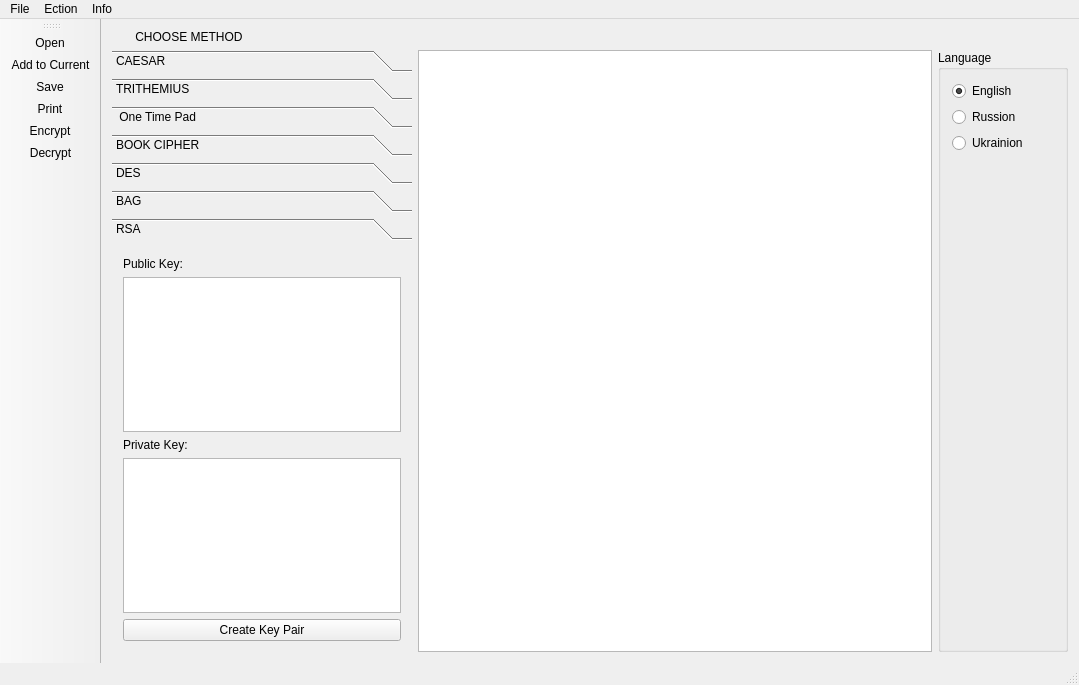
<?xml version="1.0" encoding="UTF-8"?>
<ui version="4.0">
 <class>MainWindow</class>
 <widget class="QMainWindow" name="MainWindow">
  <property name="geometry">
   <rect>
    <x>0</x>
    <y>0</y>
    <width>1079</width>
    <height>685</height>
   </rect>
  </property>
  <property name="windowTitle">
   <string>MainWindow</string>
  </property>
  <widget class="QWidget" name="centralWidget">
   <layout class="QGridLayout" name="gridLayout">
    <item row="1" column="1">
     <widget class="QTextEdit" name="main_textEdit"/>
    </item>
    <item row="0" column="0">
     <widget class="QLabel" name="label">
      <property name="text">
       <string>       CHOOSE METHOD</string>
      </property>
     </widget>
    </item>
    <item row="1" column="2">
     <widget class="QGroupBox" name="groupBox">
      <property name="maximumSize">
       <size>
        <width>130</width>
        <height>16777215</height>
       </size>
      </property>
      <property name="title">
       <string>Language</string>
      </property>
      <layout class="QVBoxLayout" name="verticalLayout">
       <item>
        <widget class="QRadioButton" name="En_radioButton">
         <property name="text">
          <string>English</string>
         </property>
         <property name="checked">
          <bool>true</bool>
         </property>
        </widget>
       </item>
       <item>
        <widget class="QRadioButton" name="Ru_radioButton">
         <property name="text">
          <string>Russion</string>
         </property>
        </widget>
       </item>
       <item>
        <widget class="QRadioButton" name="Uk_radioButton">
         <property name="text">
          <string>Ukrainion</string>
         </property>
        </widget>
       </item>
       <item>
        <spacer name="verticalSpacer_5">
         <property name="orientation">
          <enum>Qt::Vertical</enum>
         </property>
         <property name="sizeHint" stdset="0">
          <size>
           <width>20</width>
           <height>40</height>
          </size>
         </property>
        </spacer>
       </item>
       <item>
        <widget class="QLabel" name="label_10">
         <property name="minimumSize">
          <size>
           <width>110</width>
           <height>159</height>
          </size>
         </property>
         <property name="maximumSize">
          <size>
           <width>110</width>
           <height>159</height>
          </size>
         </property>
         <property name="styleSheet">
          <string notr="true">image: url(:/img/img/Caesar.png);</string>
         </property>
         <property name="text">
          <string/>
         </property>
        </widget>
       </item>
      </layout>
     </widget>
    </item>
    <item row="1" column="0">
     <widget class="QToolBox" name="tool_box">
      <property name="maximumSize">
       <size>
        <width>300</width>
        <height>16777215</height>
       </size>
      </property>
      <property name="currentIndex">
       <number>6</number>
      </property>
      <widget class="QWidget" name="caesar_page">
       <property name="geometry">
        <rect>
         <x>0</x>
         <y>0</y>
         <width>300</width>
         <height>380</height>
        </rect>
       </property>
       <attribute name="label">
        <string>CAESAR</string>
       </attribute>
       <layout class="QGridLayout" name="gridLayout_3">
        <item row="0" column="0">
         <widget class="QLabel" name="label_2">
          <property name="text">
           <string>                   Key</string>
          </property>
         </widget>
        </item>
        <item row="1" column="0">
         <widget class="QSpinBox" name="caesar_spinBox">
          <property name="maximum">
           <number>1000000</number>
          </property>
          <property name="value">
           <number>1</number>
          </property>
         </widget>
        </item>
        <item row="2" column="0">
         <spacer name="verticalSpacer">
          <property name="orientation">
           <enum>Qt::Vertical</enum>
          </property>
          <property name="sizeHint" stdset="0">
           <size>
            <width>20</width>
            <height>40</height>
           </size>
          </property>
         </spacer>
        </item>
       </layout>
      </widget>
      <widget class="QWidget" name="trithemius_page">
       <property name="geometry">
        <rect>
         <x>0</x>
         <y>0</y>
         <width>300</width>
         <height>380</height>
        </rect>
       </property>
       <attribute name="label">
        <string>TRITHEMIUS</string>
       </attribute>
       <layout class="QGridLayout" name="gridLayout_2">
        <item row="0" column="0">
         <widget class="QToolBox" name="toolBox_2">
          <property name="currentIndex">
           <number>2</number>
          </property>
          <widget class="QWidget" name="trit_linear_page">
           <property name="geometry">
            <rect>
             <x>0</x>
             <y>0</y>
             <width>141</width>
             <height>107</height>
            </rect>
           </property>
           <attribute name="label">
            <string>linear equation</string>
           </attribute>
           <layout class="QGridLayout" name="gridLayout_4">
            <item row="0" column="2">
             <widget class="QLabel" name="label_5">
              <property name="text">
               <string>      key = Ax + B</string>
              </property>
             </widget>
            </item>
            <item row="2" column="0">
             <widget class="QLabel" name="label_4">
              <property name="maximumSize">
               <size>
                <width>15</width>
                <height>16777215</height>
               </size>
              </property>
              <property name="text">
               <string>B:</string>
              </property>
             </widget>
            </item>
            <item row="2" column="2">
             <widget class="QSpinBox" name="trit_linear_b_spinBox">
              <property name="minimum">
               <number>-1000000</number>
              </property>
              <property name="maximum">
               <number>1000000</number>
              </property>
              <property name="value">
               <number>1</number>
              </property>
             </widget>
            </item>
            <item row="1" column="0">
             <widget class="QLabel" name="label_3">
              <property name="minimumSize">
               <size>
                <width>0</width>
                <height>0</height>
               </size>
              </property>
              <property name="maximumSize">
               <size>
                <width>15</width>
                <height>16777215</height>
               </size>
              </property>
              <property name="text">
               <string>A:</string>
              </property>
             </widget>
            </item>
            <item row="1" column="2">
             <widget class="QSpinBox" name="trit_linear_a_spinBox">
              <property name="minimum">
               <number>-1000000</number>
              </property>
              <property name="maximum">
               <number>1000000</number>
              </property>
              <property name="value">
               <number>1</number>
              </property>
             </widget>
            </item>
            <item row="3" column="2">
             <spacer name="verticalSpacer_2">
              <property name="orientation">
               <enum>Qt::Vertical</enum>
              </property>
              <property name="sizeHint" stdset="0">
               <size>
                <width>20</width>
                <height>40</height>
               </size>
              </property>
             </spacer>
            </item>
           </layout>
          </widget>
          <widget class="QWidget" name="trit_non_linear_equation_page">
           <property name="geometry">
            <rect>
             <x>0</x>
             <y>0</y>
             <width>156</width>
             <height>140</height>
            </rect>
           </property>
           <attribute name="label">
            <string>non linear equation</string>
           </attribute>
           <layout class="QGridLayout" name="gridLayout_5">
            <item row="2" column="0">
             <widget class="QLabel" name="label_7">
              <property name="maximumSize">
               <size>
                <width>15</width>
                <height>16777215</height>
               </size>
              </property>
              <property name="text">
               <string>B:</string>
              </property>
             </widget>
            </item>
            <item row="3" column="0">
             <widget class="QLabel" name="label_8">
              <property name="maximumSize">
               <size>
                <width>15</width>
                <height>16777215</height>
               </size>
              </property>
              <property name="text">
               <string>C:</string>
              </property>
             </widget>
            </item>
            <item row="3" column="2">
             <widget class="QSpinBox" name="trit_non_linear_c_spinBox">
              <property name="minimum">
               <number>-1000000</number>
              </property>
              <property name="maximum">
               <number>1000000</number>
              </property>
              <property name="value">
               <number>1</number>
              </property>
             </widget>
            </item>
            <item row="1" column="0">
             <widget class="QLabel" name="label_6">
              <property name="maximumSize">
               <size>
                <width>15</width>
                <height>16777215</height>
               </size>
              </property>
              <property name="text">
               <string>A:</string>
              </property>
             </widget>
            </item>
            <item row="1" column="2">
             <widget class="QSpinBox" name="trit_non_linear_a_spinBox">
              <property name="minimum">
               <number>-1000000</number>
              </property>
              <property name="maximum">
               <number>1000000</number>
              </property>
              <property name="value">
               <number>1</number>
              </property>
             </widget>
            </item>
            <item row="0" column="2">
             <widget class="QLabel" name="label_9">
              <property name="text">
               <string>key = Ax^2+Bx+C</string>
              </property>
             </widget>
            </item>
            <item row="2" column="2">
             <widget class="QSpinBox" name="trit_non_linear_b_spinBox">
              <property name="minimum">
               <number>-1000000</number>
              </property>
              <property name="maximum">
               <number>1000000</number>
              </property>
              <property name="value">
               <number>1</number>
              </property>
             </widget>
            </item>
            <item row="4" column="2">
             <spacer name="verticalSpacer_3">
              <property name="orientation">
               <enum>Qt::Vertical</enum>
              </property>
              <property name="sizeHint" stdset="0">
               <size>
                <width>20</width>
                <height>40</height>
               </size>
              </property>
             </spacer>
            </item>
           </layout>
          </widget>
          <widget class="QWidget" name="slogan_page">
           <property name="geometry">
            <rect>
             <x>0</x>
             <y>0</y>
             <width>282</width>
             <height>269</height>
            </rect>
           </property>
           <attribute name="label">
            <string>slogan</string>
           </attribute>
           <layout class="QGridLayout" name="gridLayout_6">
            <item row="0" column="0">
             <widget class="QTextEdit" name="trit_slogan_textEdit"/>
            </item>
            <item row="1" column="0">
             <spacer name="verticalSpacer_4">
              <property name="orientation">
               <enum>Qt::Vertical</enum>
              </property>
              <property name="sizeHint" stdset="0">
               <size>
                <width>20</width>
                <height>40</height>
               </size>
              </property>
             </spacer>
            </item>
           </layout>
          </widget>
         </widget>
        </item>
       </layout>
      </widget>
      <widget class="QWidget" name="vernam_page">
       <property name="geometry">
        <rect>
         <x>0</x>
         <y>0</y>
         <width>300</width>
         <height>380</height>
        </rect>
       </property>
       <attribute name="label">
        <string> One Time Pad</string>
       </attribute>
       <layout class="QGridLayout" name="gridLayout_7">
        <item row="0" column="0">
         <widget class="QSpinBox" name="seed_spinBox">
          <property name="maximum">
           <number>1000000</number>
          </property>
         </widget>
        </item>
        <item row="1" column="0">
         <spacer name="verticalSpacer_6">
          <property name="orientation">
           <enum>Qt::Vertical</enum>
          </property>
          <property name="sizeHint" stdset="0">
           <size>
            <width>20</width>
            <height>40</height>
           </size>
          </property>
         </spacer>
        </item>
       </layout>
      </widget>
      <widget class="QWidget" name="book_page">
       <property name="geometry">
        <rect>
         <x>0</x>
         <y>0</y>
         <width>300</width>
         <height>380</height>
        </rect>
       </property>
       <attribute name="label">
        <string>BOOK CIPHER</string>
       </attribute>
       <layout class="QGridLayout" name="gridLayout_8">
        <item row="1" column="0">
         <widget class="QTextEdit" name="poem_textEdit"/>
        </item>
        <item row="0" column="0">
         <widget class="QLabel" name="label_11">
          <property name="text">
           <string>A piese of pietry:</string>
          </property>
         </widget>
        </item>
       </layout>
      </widget>
      <widget class="QWidget" name="des_page">
       <property name="geometry">
        <rect>
         <x>0</x>
         <y>0</y>
         <width>300</width>
         <height>380</height>
        </rect>
       </property>
       <attribute name="label">
        <string>DES</string>
       </attribute>
       <layout class="QGridLayout" name="gridLayout_9">
        <item row="0" column="0">
         <widget class="QLabel" name="label_12">
          <property name="text">
           <string>Key:</string>
          </property>
         </widget>
        </item>
        <item row="1" column="0">
         <widget class="QTextEdit" name="des_textEdit"/>
        </item>
        <item row="2" column="0">
         <spacer name="verticalSpacer_7">
          <property name="orientation">
           <enum>Qt::Vertical</enum>
          </property>
          <property name="sizeHint" stdset="0">
           <size>
            <width>20</width>
            <height>40</height>
           </size>
          </property>
         </spacer>
        </item>
       </layout>
      </widget>
      <widget class="QWidget" name="bag_page">
       <property name="geometry">
        <rect>
         <x>0</x>
         <y>0</y>
         <width>300</width>
         <height>380</height>
        </rect>
       </property>
       <attribute name="label">
        <string>BAG</string>
       </attribute>
       <layout class="QGridLayout" name="gridLayout_10">
        <item row="3" column="0" colspan="2">
         <widget class="QPushButton" name="bag_create_key_pushButton">
          <property name="text">
           <string>Create Key Pair</string>
          </property>
         </widget>
        </item>
        <item row="2" column="0" colspan="2">
         <widget class="QTextEdit" name="bag_public_key_textEdit"/>
        </item>
        <item row="1" column="0">
         <widget class="QLabel" name="label_14">
          <property name="text">
           <string>Public Key</string>
          </property>
         </widget>
        </item>
        <item row="4" column="0">
         <spacer name="verticalSpacer_8">
          <property name="orientation">
           <enum>Qt::Vertical</enum>
          </property>
          <property name="sizeHint" stdset="0">
           <size>
            <width>20</width>
            <height>40</height>
           </size>
          </property>
         </spacer>
        </item>
       </layout>
      </widget>
      <widget class="QWidget" name="rsa_page">
       <attribute name="label">
        <string>RSA</string>
       </attribute>
       <layout class="QGridLayout" name="gridLayout_11">
        <item row="4" column="0">
         <widget class="QLabel" name="label_13">
          <property name="text">
           <string>Private Key:</string>
          </property>
         </widget>
        </item>
        <item row="5" column="0">
         <widget class="QTextEdit" name="rsa_private_key_textEdit"/>
        </item>
        <item row="2" column="0">
         <widget class="QLabel" name="label_15">
          <property name="text">
           <string>Public Key:</string>
          </property>
         </widget>
        </item>
        <item row="3" column="0">
         <widget class="QTextEdit" name="rsa_public_key_textEdit"/>
        </item>
        <item row="6" column="0">
         <widget class="QPushButton" name="rsa_create_key_pair_pushButton">
          <property name="text">
           <string>Create Key Pair</string>
          </property>
         </widget>
        </item>
       </layout>
      </widget>
     </widget>
    </item>
   </layout>
  </widget>
  <widget class="QMenuBar" name="menuBar">
   <property name="geometry">
    <rect>
     <x>0</x>
     <y>0</y>
     <width>1079</width>
     <height>25</height>
    </rect>
   </property>
   <widget class="QMenu" name="menuFile">
    <property name="title">
     <string>File</string>
    </property>
    <addaction name="actionOpen"/>
    <addaction name="actionAdd_to_Current"/>
    <addaction name="separator"/>
    <addaction name="actionSave"/>
    <addaction name="actionPrint"/>
   </widget>
   <widget class="QMenu" name="menuEction">
    <property name="title">
     <string>Ection</string>
    </property>
    <addaction name="actionEncrypt"/>
    <addaction name="actionDecrypt"/>
   </widget>
   <widget class="QMenu" name="menuInfo">
    <property name="title">
     <string>Info</string>
    </property>
    <addaction name="actionInfo"/>
   </widget>
   <addaction name="menuFile"/>
   <addaction name="menuEction"/>
   <addaction name="menuInfo"/>
  </widget>
  <widget class="QToolBar" name="mainToolBar">
   <attribute name="toolBarArea">
    <enum>LeftToolBarArea</enum>
   </attribute>
   <attribute name="toolBarBreak">
    <bool>false</bool>
   </attribute>
   <addaction name="actionOpen"/>
   <addaction name="actionAdd_to_Current"/>
   <addaction name="actionSave"/>
   <addaction name="actionPrint"/>
   <addaction name="actionEncrypt"/>
   <addaction name="actionDecrypt"/>
  </widget>
  <widget class="QStatusBar" name="statusBar"/>
  <action name="actionOpen">
   <property name="icon">
    <iconset>
     <normaloff>:/img/img/icons8-документ-50.png</normaloff>:/img/img/icons8-документ-50.png</iconset>
   </property>
   <property name="text">
    <string>Open</string>
   </property>
  </action>
  <action name="actionAdd_to_Current">
   <property name="icon">
    <iconset>
     <normaloff>:/img/img/icons8-добавить-файл-50.png</normaloff>:/img/img/icons8-добавить-файл-50.png</iconset>
   </property>
   <property name="text">
    <string>Add to Current</string>
   </property>
  </action>
  <action name="actionSave">
   <property name="icon">
    <iconset>
     <normaloff>:/img/img/icons8-сохранить-как-50.png</normaloff>:/img/img/icons8-сохранить-как-50.png</iconset>
   </property>
   <property name="text">
    <string>Save</string>
   </property>
  </action>
  <action name="actionPrint">
   <property name="icon">
    <iconset>
     <normaloff>:/img/img/icons8-печать-50.png</normaloff>:/img/img/icons8-печать-50.png</iconset>
   </property>
   <property name="text">
    <string>Print</string>
   </property>
  </action>
  <action name="actionEncrypt">
   <property name="icon">
    <iconset>
     <normaloff>:/img/img/icons8-data-encryption-50.png</normaloff>:/img/img/icons8-data-encryption-50.png</iconset>
   </property>
   <property name="text">
    <string>Encrypt</string>
   </property>
  </action>
  <action name="actionDecrypt">
   <property name="icon">
    <iconset>
     <normaloff>:/img/img/icons8-data-encryption-filled-50.png</normaloff>:/img/img/icons8-data-encryption-filled-50.png</iconset>
   </property>
   <property name="text">
    <string>Decrypt</string>
   </property>
  </action>
  <action name="actionInfo">
   <property name="icon">
    <iconset>
     <normaloff>:/img/img/icons8-информация-50.png</normaloff>:/img/img/icons8-информация-50.png</iconset>
   </property>
   <property name="text">
    <string>Info</string>
   </property>
  </action>
 </widget>
 <layoutdefault spacing="6" margin="11"/>
 <resources/>
 <connections/>
</ui>
